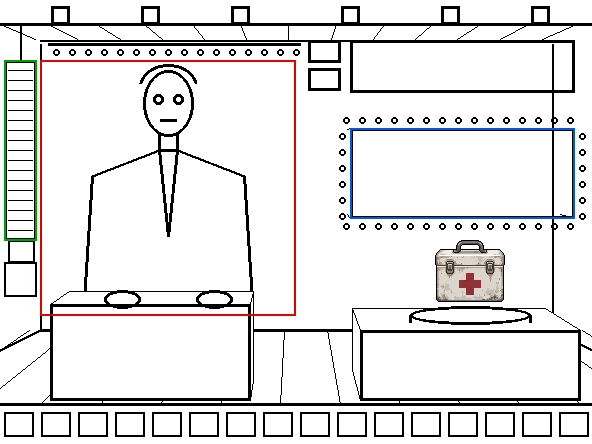
#> input picture game-src/art/pixellab-test-20261028/homeshop/ref_v10_check.png, 592 x 444 px, given in place of medical_001.webp, which was not available
$ python sketch_ds_studio_v11.py
#> lines starting #> are read from the running program, lines starting #| are printed output that depends on the picture; after the words box and inside, x2 and y2 are one past the last pixel; in counts of white or black regions, pixels touching at a corner belong together
"""망상홈쇼핑 장면 구도 선 v11 592×444(11-09). 사용자 「진행자를 작게 다 그릴 필요 없다, 아나운서도 아니고」 →
진행자를 왼쪽 앞에 크게, 화면 끝에서 잘리게(어깨·가슴 아래 화면 밖). 몸은 상품 쪽으로 4분의 3 틀고, 한 손은 펴서 상품을 가리키고 다른 손은 핸드 마이크.
단상 없음. 상품 받침·세트는 진행자 뒤 오른쪽. 소실점 (430,170).
움직이는 칸: 진행자 70~326×50~306(얼굴+뻗은 손+마이크 손), 큰 화면 360~560×110~200, 채팅 모니터 568~590×100~300."""
from PIL import Image, ImageDraw
W,H=592,444; im=Image.new('RGB',(W,H),'white'); d=ImageDraw.Draw(im); C='black'; w=3
#> after `im = Image.new('RGB', (W, H), 'white')`: im: PIL image 592x444 RGB; every value is 255
VX,VY=430,170
bulb=lambda x,y: d.ellipse([x-3,y-3,x+3,y+3],outline=C,width=2)
# 뒤: 트러스·스포트라이트 6(꺼짐)
d.line([0,22,W,22],fill=C,width=w)
for x in (40,130,220,330,430,530): d.rectangle([x-9,4,x+9,22],outline=C,width=w)
# 큐 조명 둘(진행자 머리 오른쪽 위 뒤)
d.rectangle([236,36,272,58],outline=C,width=w); d.rectangle([280,36,316,58],outline=C,width=w)
# 전광판
d.rectangle([360,34,560,84],outline=C,width=w)
# 전구 아치(뒤, 진행자 머리 뒤로 일부 가려짐)
d.arc([180,70,360,250],180,360,fill=C,width=w)
import math
for a in range(185,360,12):
    r=math.radians(a); bulb(270+90*math.cos(r)*0.86,160+90*math.sin(r)*0.86)
# 큰 화면(전구 둘레)
d.rectangle([360,110,560,200],outline=C,width=w)
for x in range(356,566,16): bulb(x,102); bulb(x,208)
for y in range(118,200,16): bulb(350,y); bulb(570,y)
# 채팅 모니터(오른쪽 끝)
d.rectangle([576,96,592,300],outline=C,width=w)
# 무대 바닥선·세트 판 꺾임
d.line([180,300,592,300],fill=C,width=2); d.line([592,300,560,320],fill=C,width=1)
for x in range(200,592,50): d.line([x,300,x+(x-VX)*0.6,444],fill=C,width=1)
# 시연 테이블(오른쪽 앞, 아래 잘림)과 회전 받침
d.polygon([(340,330),(592,330),(592,316),(352,316)],outline=C,width=w); d.line([340,330,340,444],fill=C,width=w)
d.ellipse([370,304,490,324],outline=C,width=w); d.line([370,314,370,322],fill=C,width=w); d.line([490,314,490,322],fill=C,width=w)
# 상자(받침 뒤 오른쪽)
d.rectangle([512,262,566,312],outline=C,width=2); d.rectangle([522,236,556,262],outline=C,width=2)
# 진행자: 크게, 4분의 3 돌림, 얼굴 110×140
W_=255
d.rectangle([0,0,0,0],fill='white')
d.polygon([(0,250),(60,214),(120,206),(170,212),(240,236),(270,270),(282,444),(0,444)],fill='white',outline=C,width=w)   # 어깨·몸(왼쪽·아래 잘림)
d.ellipse([78,60,188,200],fill='white',outline=C,width=w)                 # 얼굴(오른쪽으로 살짝 돈)
d.arc([70,46,196,150],195,345,fill=C,width=w)                               # 머리칼
d.ellipse([112,112,130,126],outline=C,width=w); d.ellipse([146,112,164,126],outline=C,width=w)   # 눈
d.line([128,164,156,162],fill=C,width=w)                                    # 다문 입
d.line([110,196,120,214],fill=C,width=w); d.line([156,196,152,212],fill=C,width=w)   # 목
d.line([120,214,136,300,152,212],fill=C,width=w)                            # 깃·넥타이
# 뻗은 팔(오른쪽, 손바닥 펴서 상품 쪽)
d.polygon([(232,236),(300,248),(316,262),(250,276)],fill='white',outline=C,width=w)
d.polygon([(300,240),(328,236),(334,250),(322,262),(304,262)],fill='white',outline=C,width=w)    # 편 손
# 마이크 쥔 손(가슴 앞)
d.ellipse([150,268,184,300],fill='white',outline=C,width=w); d.line([168,268,186,238],fill=C,width=5); d.ellipse([180,226,198,244],outline=C,width=w)
im.save('ref_v11_1_layout.png')
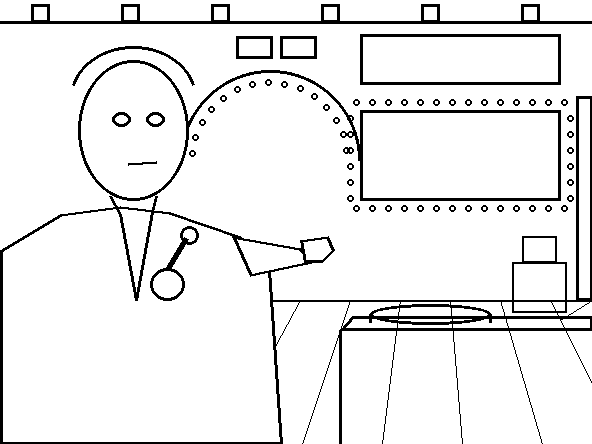
#> saved as ref_v11_1_layout.png: PIL image 592x444 RGB; 92.3% white; 61 black regions, largest, box (x1, y1, x2, y2) and area: (0, 60, 592, 444) 12638, (0, 4, 592, 24) 2700, (360, 34, 561, 85) 1476
ck=im.convert('RGBA'); dd=ImageDraw.Draw(ck)
for b,c in (((70,50,325,305),(220,0,0,255)),((360,110,560,200),(0,90,220,255)),((576,96,591,300),(0,160,0,255))): dd.rectangle(b,outline=c,width=2)
ic=Image.open('/home/user/goei-plugin/game-src/items/icons/medical_001.webp').convert('RGBA'); ck.alpha_composite(ic,(388,312-85)); ck.save('ref_v11_check.png')
#> further down, ic is the input picture: PIL image 592x444 RGBA; mean R, G, B, A 228.3, 227.3, 227.3, 255
#> after `ck.alpha_composite(ic, (388, 312 - 85))`:
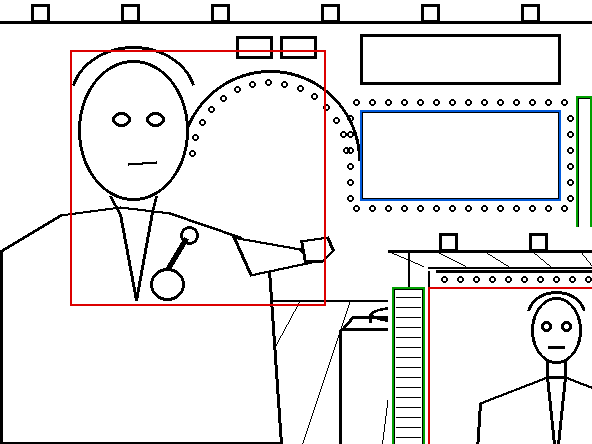
#> ck: PIL image 592x444 RGBA; mean R, G, B, A 233.4, 232.3, 232.1, 255

$ run again, on game-src/art/pixellab-test-20261028/homeshop/ref_v13_check.png
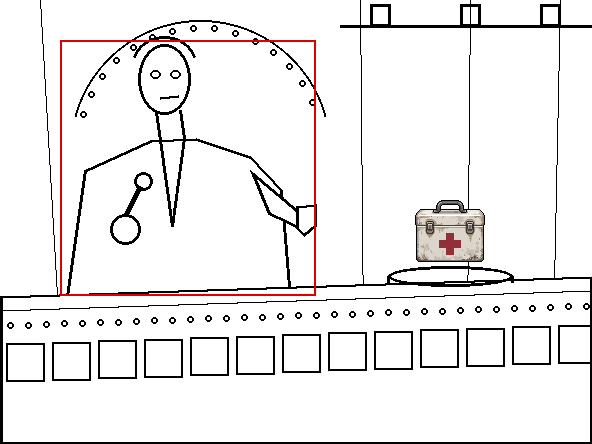
#> input picture game-src/art/pixellab-test-20261028/homeshop/ref_v13_check.png, 592 x 444 px, given in place of medical_001.webp, which was not available
#> im: PIL image 592x444 RGB; every value is 255
#> ic is the input picture: PIL image 592x444 RGBA; mean R, G, B, A 238, 236.1, 236, 255
#> `ck.alpha_composite(ic, (388, 312 - 85))`:
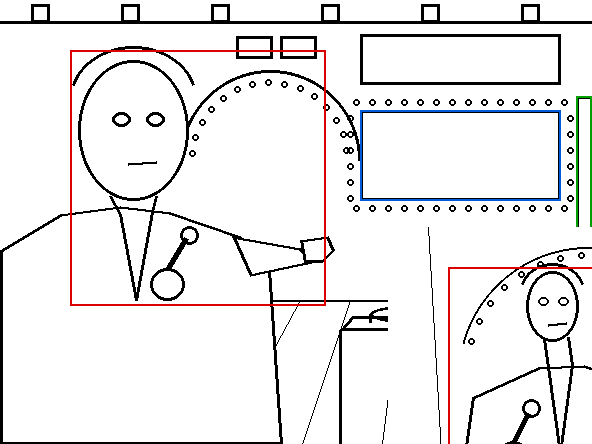
#> ck: PIL image 592x444 RGBA; mean R, G, B, A 235.7, 234.2, 234.5, 255

$ run again, on game-src/art/pixellab-test-20261028/homeshop/ref_v7_check.png
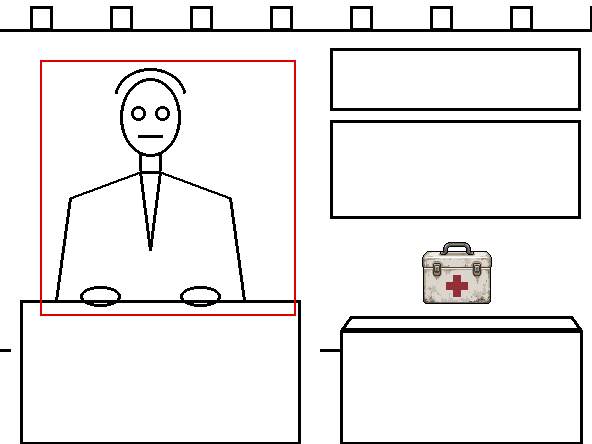
#> input picture game-src/art/pixellab-test-20261028/homeshop/ref_v7_check.png, 592 x 444 px, given in place of medical_001.webp, which was not available
#> im: PIL image 592x444 RGB; every value is 255
#> ic is the input picture: PIL image 592x444 RGBA; mean R, G, B, A 238.2, 236.4, 236.2, 255
#> `ck.alpha_composite(ic, (388, 312 - 85))`:
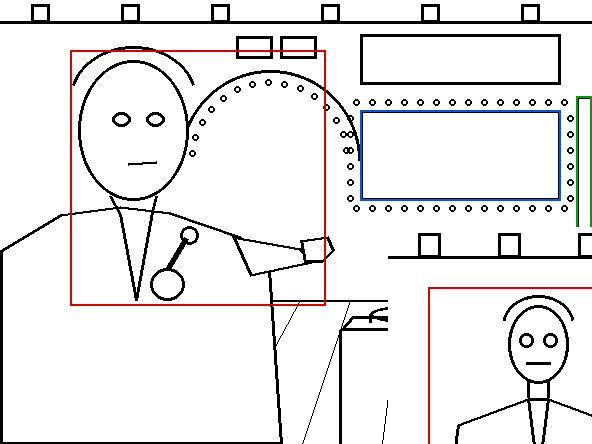
#> ck: PIL image 592x444 RGBA; mean R, G, B, A 235.7, 234.2, 234.4, 255
